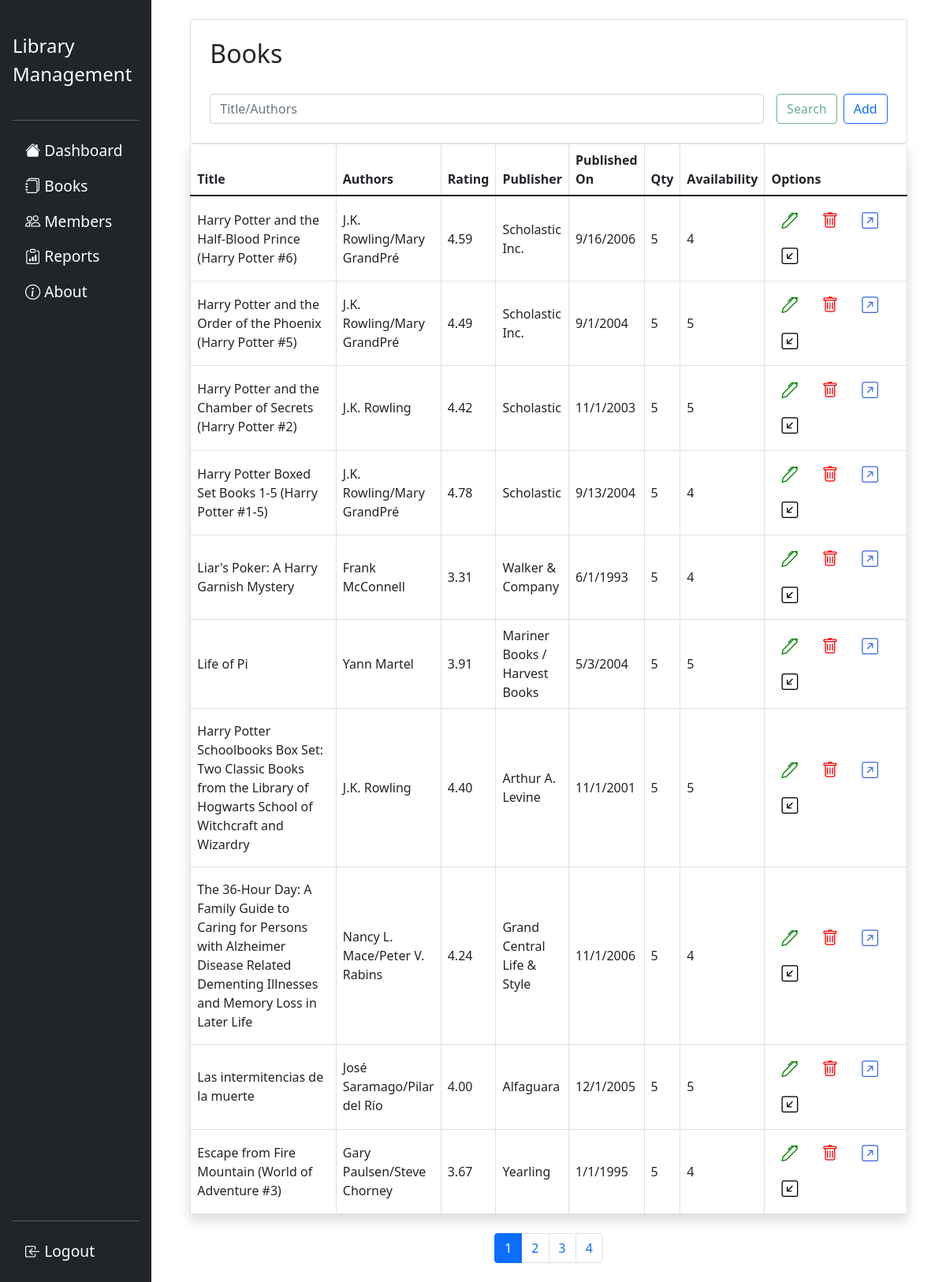
Page /books (signed in) on the earlier database version.
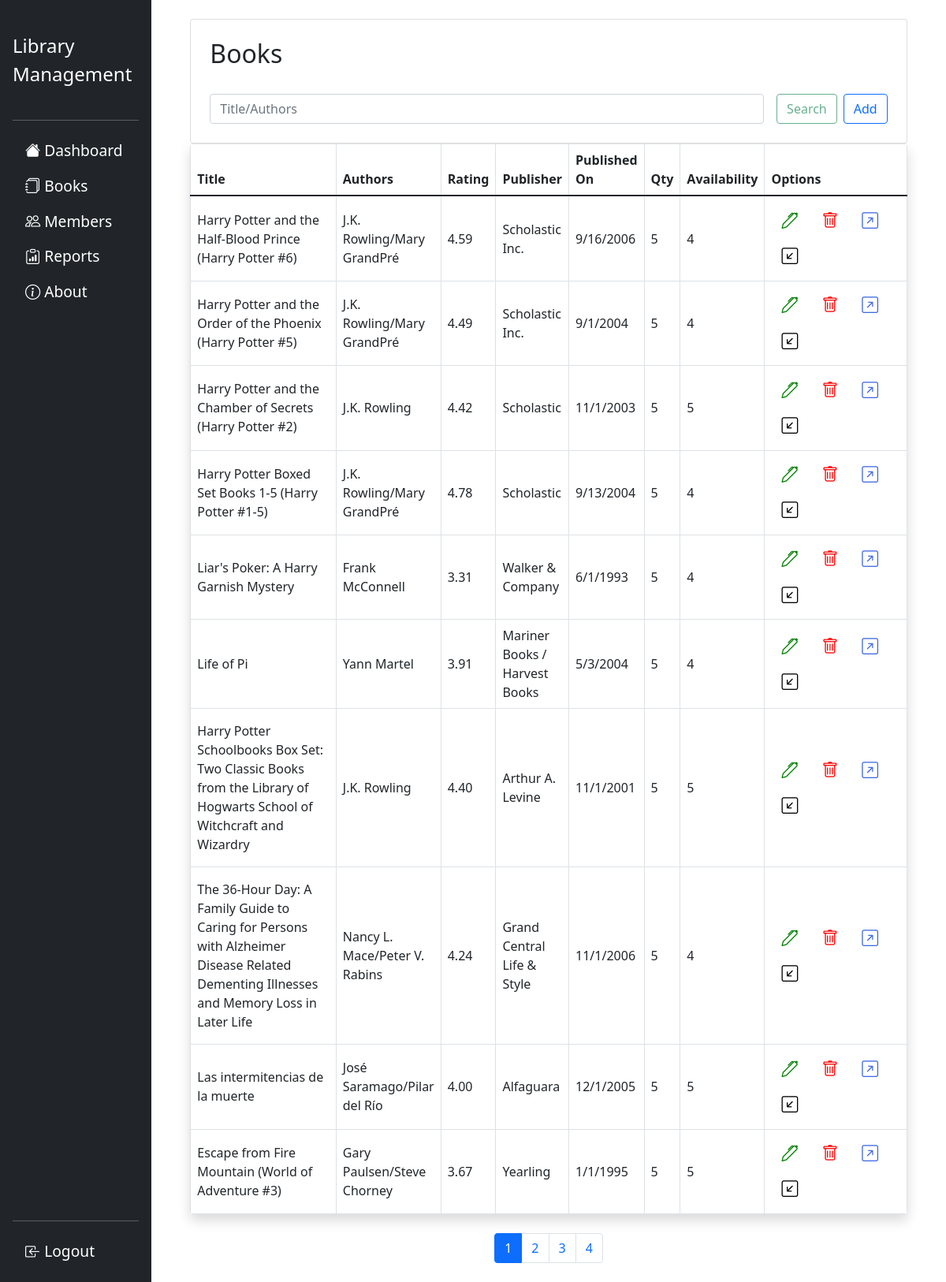
Same page on the later database version.
### flasklib/models.py (models this page shows, shortened)
class Book(db.Model):
    bid=db.Column(db.Integer,primary_key=True)
    title=db.Column(db.String,nullable=False)
    authors=db.Column(db.String,nullable=False)
    average_rating=db.Column(db.String,nullable=False)
    isbn=db.Column(db.String,nullable=False)
    publisher=db.Column(db.String,nullable=False)
    publish_date=db.Column(db.String,nullable=False)
    quantity=db.Column(db.Integer,nullable=False,default=5)
    availability=db.Column(db.Integer,nullable=False,default=5)
    borrowers=db.Column(db.String,db.ForeignKey('member.mid'),default='')

### flasklib/books/routes.py (the view)
@books.route("/books",methods=['GET','POST'])
@login_required
def viewbooks():
    page=request.args.get('page',1,type=int)
    keyword=request.args.get('keyword','',type=str)
    books=Book.query.paginate(per_page=10,page=page)
    allbookslist=Book.query.all()
    allbooknames=[b.title for b in allbookslist]
    if keyword!='':
        return redirect(url_for('books.search_book',page=page,keyword=keyword,books=books))
    return render_template('templates_books/books.html',title='Books',books=books,allbooknames=allbooknames)

### flasklib/models.py (called while the page is built)
@login_manager.user_loader
def load_user(user_id):
    return Admin.query.get(int(user_id))

### flasklib/templates/templates_books/books.html (shortened to what the changed rows need)
{% extends 'layout.html' %}
{% block head %}
<link rel="stylesheet" href="{{ url_for('static',filename='css/general.css') }}">
{% endblock head %}
{% block content %}
<div class="container card col-11 py-2">
    <h2 class="m-3">Books</h2>
</div>
{% if books.items|length> 0 %}
<div class="table-responsive container col-11 p-0 shadow rounded">
    <table class="table align-middle mb-0 table-bordered table-hover">
        <thead>
            <tr>
                <th scope="col">Title</th>
                <th scope="col">Authors</th>
                <th scope="col">Rating</th>
                <th scope="col">Publisher</th>
                <th scope="col">Published On</th>
                <th scope="col">Qty</th>
                <th scope="col">Availability</th>
                <th scope="col">Options</th>
            </tr>
        </thead>
        <tbody>
            {% for book in books.items %}
            <tr>
                <td class="col-4 py-3">{{ book.title }}</td>
                <td>{{ book.authors }}</td>
                <td>{{ book.average_rating }}</td>
                <td>{{ book.publisher }}</td>
                <td>{{ book.publish_date }}</td>
                <td>{{ book.quantity }}</td>
                <td>{{ book.availability }}</td>
                <td class="col-5">
                    <a class="btn" href="{{ url_for('books.update_book',bid=book.bid) }}" data-bs-toggle="tooltip"
                        data-bs-placement="bottom" title="Update">
                        <i class="bi bi-pen" style="font-size: 1.3rem; color:green ;"></i>
                    </a>
                    <form action="{{ url_for('books.delete_book',bid=book.bid) }}" method="POST" data-bs-toggle="tooltip"
                        data-bs-placement="bottom" title="Delete" style="display: inline;width: 40px!important;">
                        <button type="submit" class="btn">
                            <i class="bi bi-trash" style="font-size: 1.3rem; color: red;"></i>
                        </button>
                    </form>
                    <a class="btn" href="{{ url_for('issues.issue_book',bid=book.bid) }}" data-bs-toggle="tooltip"
                        data-bs-placement="bottom" title="Issue" style="display: inline;width: 40px!important;">
                        <i class="bi bi-arrow-up-right-square" style="font-size: 1.3rem; color: royalblue ;"></i>
                    </a>
                    <a class="btn" href="{{ url_for('issues.issue_return',bid=book.bid) }}" data-bs-toggle="tooltip"
                        data-bs-placement="bottom" title="Return">
                        <i class="bi bi-arrow-down-left-square" style="font-size: 1.3rem; color: rgb(0, 0, 0) ;"></i>
                    </a>
                </td>
            </tr>
            {% endfor %}
            {% else %}
            <div class="container card col-11 py-2 my-3">
                <div class="card-body">
                    No books found.Add one.
                </div>
            </div>
            {% endif %}
        </tbody>
    </table>
</div>
<br>
</div>
{% endblock content %}

Differences in the rows shown:
changed Book "Harry Potter and the Order of the Phoenix (Harry Potter #5)": availability "5" → "4"
changed Book "Life of Pi": availability "5" → "4"
changed Book "Escape from Fire Mountain (World of Adventure #3)": availability "4" → "5"
